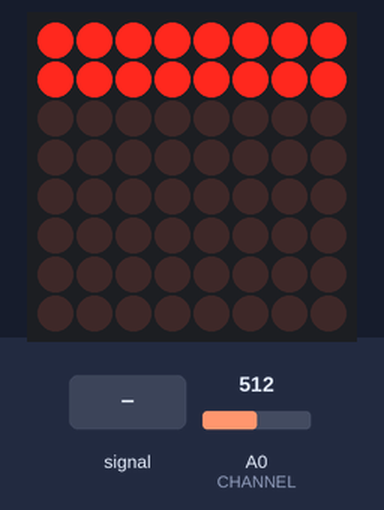
A sketch run on a simulated ESP8266 (Wemos D1 mini). On the bench: 8×8 LED matrix. The inputs (shaded band) are chosen by the test bench; at power-on: A0 (CHANNEL) = 512. What the sketch prints to the serial monitor is not drawn.

Above: at 1.2 s.
1.3 s: A0 (CHANNEL) fed a 50 Hz sine of ±306 counts around its level
At 1.49 s:
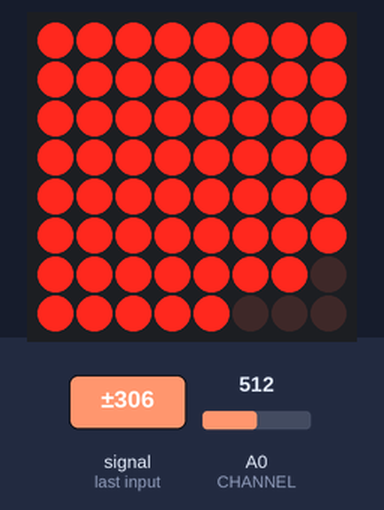
3.8 s: A0 (CHANNEL) set to 716
At 4.2 s:
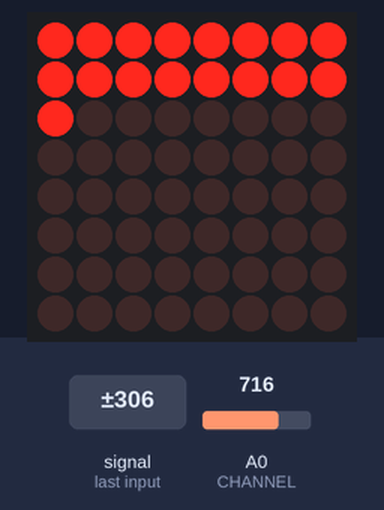
5.3 s: A0 (CHANNEL) fed a 200 Hz sine of ±255 counts around its level
At 5.64 s:
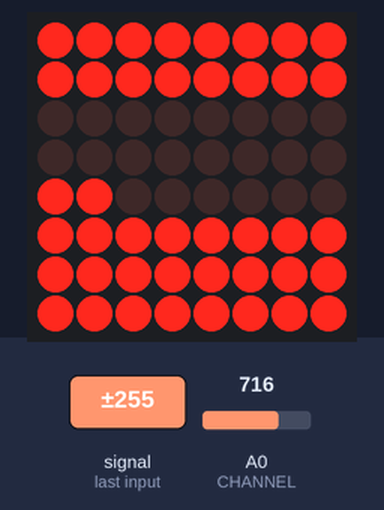
7.4 s: A0 (CHANNEL) fed a 1000 Hz sine of ±255 counts around its level
At 10.14 s:
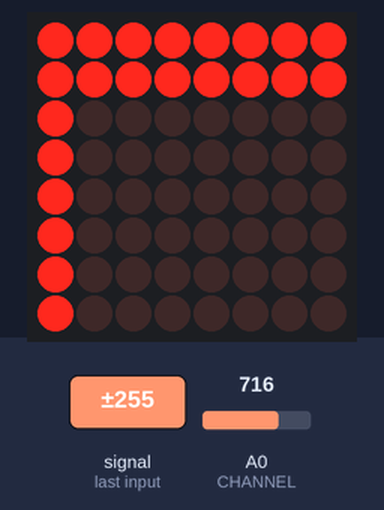
10.4 s: A0 (CHANNEL) set to 1023
At 10.9 s:
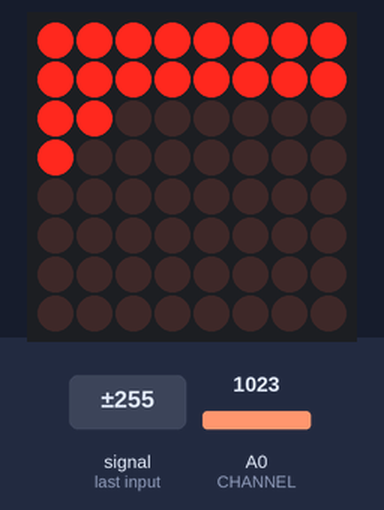
Timing chart, 0 to 11.6 s (numbered marks = the images above; inputs shaded):
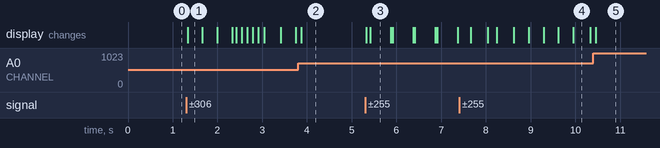

Measured:
- after the input at 1.3 s, the display: changes at once (image 1)
- after the input at 3.8 s, the display: changes after 0.07 s (image 2)
- after the input at 5.3 s, the display: first changes at once (image 3 shows a later state)
- after the input at 7.4 s, the display: first changes after 0.26 s (image 4 shows a later state)
- after the input at 10.4 s, the display: changes after 0.05 s (image 5)
- what the display in image 3 shows lasts 0.5 s, from 5.4 s to 5.9 s

The sketch:

fft_simple.ino
```cpp
/*
    This code enables Fast Fourier Transforms of the microphone's audio
    input to display a wave for the audio at different peak Hz values.

    Adapted from:
    https://github.com/kosme/arduinoFFT/blob/master/Examples/FFT_03/FFT_03.ino

    Follow this guide to plot correctly:
    https://www.instructables.com/Portable-Sound-Analyzer-on-ESP32/
    https://circuitdigest.com/microcontroller-projects/diy-music-audio-visualizer-using-dot-matrix-display-and-arduino-nano

    Connect MAX7219 to D1 Mini:
    https://i0.wp.com/www.esp8266learning.com/wp-content/uploads/2016/07/wemos-and-max7219-_bb.png?resize=768%2C341

    Use this library to control the MAX7219 module:
    https://github.com/MajicDesigns/MD_MAX72XX/tree/main/examples

    Schematics:

        MAX7219 VCC -> WEMOS 3.3V
        MAX7219 GND -> WEMOS G
        MAX7219 DIN -> WEMOS D7
        MAX7219 CS  -> WEMOS D5
        MAX7219 CLK -> WEMOS D4

        MAX9814 GND  -> WEMOS G
        MAX9814 Vdd  -> WEMOS 3.3V
        MAX9814 Gain -> WEMOS 5V
        MAX9814 Out  -> WEMOS A0

*/

#include <arduinoFFT.h>
#include <MD_MAX72xx.h>

#define CHANNEL A0               // ADC channel for the D1 Mini
#define SAMPLES 256              // Must be a power of 2
#define SAMPLING_FREQUENCY 10000 // Hz, must be less than 10000 due to ADC

#define SCL_INDEX 0x00
#define SCL_TIME 0x01
#define SCL_FREQUENCY 0x02
#define SCL_PLOT 0x03

#define CLK_PIN D4    // or SCK
#define DATA_PIN D7   // or MOSI
#define CS_PIN D5     // or SS
#define MAX_DEVICES 1 // Number of LED displays in paralell
#define COLUMNS 8     // Number of LED columns
#define HEIGHT 8      // Height of LED display

// Fast Fourier Transform object implementation
arduinoFFT FFT = arduinoFFT();

// MAX7219 LED display (8x8)
MD_MAX72XX display = MD_MAX72XX(
    MD_MAX72XX::GENERIC_HW,
    DATA_PIN,
    CLK_PIN,
    CS_PIN,
    MAX_DEVICES);

unsigned int sampling_period_micros;
unsigned long microseconds;

double vReal[SAMPLES];
double vImag[SAMPLES];

int translatedReal[SAMPLES];

// Lower value for the range constraints for the signal plotting
int constrain_low = 0;
// Higher value for the range constraints for the signal plotting
int constrain_high = 512;

// Patterns for the column display (8x8)
int spectralHeight[] = {
    0b00000000,
    0b10000000,
    0b11000000,
    0b11100000,
    0b11110000,
    0b11111000,
    0b11111100,
    0b11111110,
    0b11111111,
};

int value;

void setup()
{
    Serial.begin(115200);
    sampling_period_micros = round(1000000 * (1.0 / SAMPLING_FREQUENCY));

    display.begin();
    display.clear();
}

void loop()
{
    /* SAMPLING */
    microseconds = micros();
    for (int i = 0; i < SAMPLES; i++)
    {
        // Analog read, we need to substract offset of 1.25V!
        vReal[i] = analogRead(CHANNEL) - int(1.25 * 1024 / 3.3);
        vImag[i] = 0;
        while (micros() - microseconds < sampling_period_micros)
        {
            // Empty loop
        }

        microseconds += sampling_period_micros;
    }

    /* FFT */

    // Serial.println("Data:");
    // PrintVector(vReal, SAMPLES, SCL_TIME);

    FFT.Windowing(vReal, SAMPLES, FFT_WIN_TYP_HAMMING, FFT_FORWARD); /* Weigh data */

    // Serial.println("Weighed data:");
    // PrintVector(vReal, SAMPLES, SCL_TIME);

    FFT.Compute(vReal, vImag, SAMPLES, FFT_FORWARD); /* Compute FFT */

    // Serial.println("Computed Real values:");
    // PrintVector(vReal, SAMPLES, SCL_INDEX);

    // Serial.println("Computed Imaginary values:");
    // PrintVector(vImag, SAMPLES, SCL_INDEX);

    FFT.ComplexToMagnitude(vReal, vImag, SAMPLES); /* Compute magnitudes */

    // Serial.println("Computed magnitudes:");
    // PrintVector(vReal, (SAMPLES >> 1), SCL_FREQUENCY);

    // double peak = FFT.MajorPeak(vReal, SAMPLES, SAMPLING_FREQUENCY);

    // Serial.println(peak, 6); // Print out what frequency is the most dominant.

    /*
        TODO:

        Check the bins and aggregate them more, so low band sounds are more grouped
        and we can see higher pitched sounds more on the higher bands
    */
    for (int i = 0; i <= COLUMNS; i++)
    {
        // Constrain the values to the range [0, 1023] for greater resolution
        translatedReal[i] = constrain(
            vReal[i],
            constrain_low,
            constrain_high);

        // Map the values into the range [0, 8] for the display
        translatedReal[i] = map(
            translatedReal[i],
            constrain_low,
            constrain_high,
            0,
            HEIGHT);

        // Get the display value
        value = spectralHeight[translatedReal[i]];

        // Display the value in the LED
        display.setRow(i, value);

        // Print raw values to serial to save in txt file
        Serial.print(i);
        Serial.print("\t");
        Serial.println(value);
    }

    // This means 20 "refreshes" per second
    // delay(50);
}

void PrintVector(double *vData, uint16_t bufferSize, uint8_t scaleType)
{
    for (uint16_t i = 0; i < bufferSize; i++)
    {
        double abscissa;
        /* Print abscissa value */
        switch (scaleType)
        {
        case SCL_INDEX:
            abscissa = (i * 1.0);
            break;
        case SCL_TIME:
            abscissa = ((i * 1.0) / SAMPLING_FREQUENCY);
            break;
        case SCL_FREQUENCY:
            abscissa = ((i * 1.0 * SAMPLING_FREQUENCY) / SAMPLES);
            break;
        }
        Serial.print(abscissa, 6);
        if (scaleType == SCL_FREQUENCY)
            Serial.print("Hz");
        Serial.print(" ");
        Serial.println(vData[i], 4);
    }
    Serial.println();
}
```
